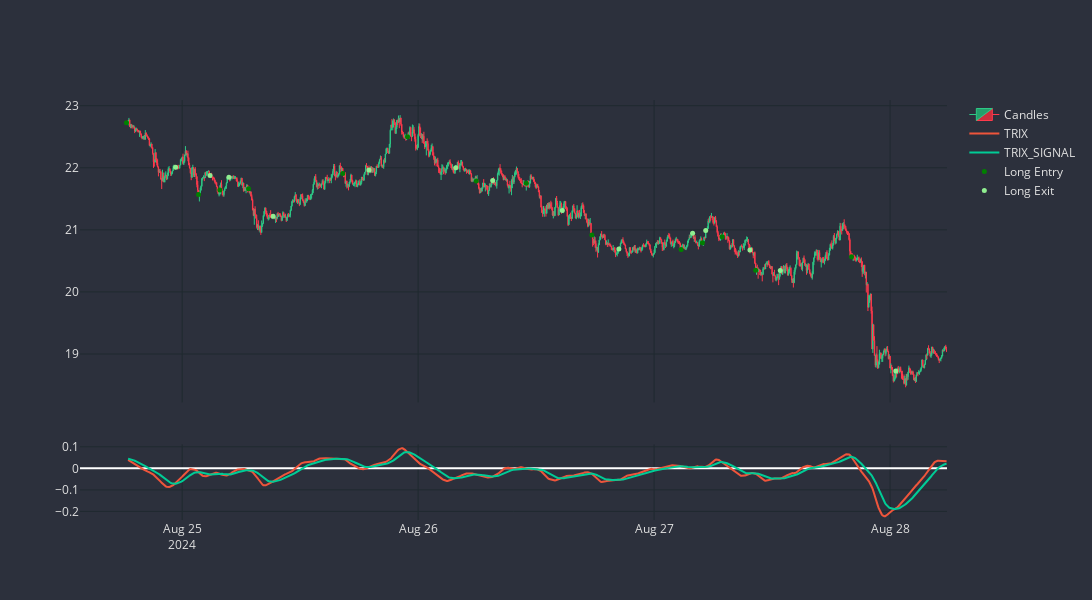

Notebook source saved alongside this figure:
### Code cell
strat.plot(-3000)

### Figure 1 — Plotly figure (JSON) as saved in the notebook; plotly's stock layout.template omitted (floating-point values rounded to 4 significant figures; data arrays with more than 128 entries replaced by an {"elided": "..."} marker saying what was removed)
{"data": [{"close": {"elided": "1000 float values"}, "decreasing": {"fillcolor": "#CC2E3C", "line": {"color": "#FF3A4C"}}, "high": {"elided": "1000 float values"}, "increasing": {"fillcolor": "#24A06B", "line": {"color": "#2EC886"}}, "line": {"width": 1}, "low": {"elided": "1000 float values"}, "name": "Candles", "opacity": 1, "open": {"elided": "1000 float values"}, "type": "candlestick", "x": {"elided": "1000 str values"}, "xaxis": "x", "yaxis": "y"}, {"line": {"width": 2}, "name": "TRIX", "type": "scatter", "x": {"elided": "1000 str values"}, "xaxis": "x2", "y": {"elided": "1000 float values"}, "yaxis": "y2"}, {"line": {"width": 2}, "name": "TRIX_SIGNAL", "type": "scatter", "x": {"elided": "1000 str values"}, "xaxis": "x2", "y": {"elided": "1000 float values"}, "yaxis": "y2"}, {"marker": {"color": "green", "size": 5}, "mode": "markers", "name": "Long Entry", "type": "scatter", "x": ["2024-08-24T18:20:00", "2024-08-25T01:40:00", "2024-08-25T03:50:00", "2024-08-25T06:45:00", "2024-08-25T16:20:00", "2024-08-25T22:55:00", "2024-08-26T05:55:00", "2024-08-26T11:00:00", "2024-08-26T17:40:00", "2024-08-27T02:45:00", "2024-08-27T04:55:00", "2024-08-27T06:55:00", "2024-08-27T10:20:00", "2024-08-27T20:05:00"], "y": [22.73, 21.57, 21.64, 21.66, 21.91, 22.5, 21.79, 21.75, 20.92, 20.68, 20.79, 20.89, 20.35, 20.57]}, {"marker": {"color": "lightgreen", "size": 5}, "mode": "markers", "name": "Long Exit", "type": "scatter", "x": ["2024-08-24T23:20:00", "2024-08-25T02:50:00", "2024-08-25T04:45:00", "2024-08-25T09:15:00", "2024-08-25T19:00:00", "2024-08-26T03:50:00", "2024-08-26T07:35:00", "2024-08-26T14:40:00", "2024-08-26T20:25:00", "2024-08-27T03:55:00", "2024-08-27T05:15:00", "2024-08-27T09:45:00", "2024-08-27T12:50:00", "2024-08-28T00:35:00"], "y": [22.01, 21.88, 21.85, 21.22, 21.96, 22, 21.8, 21.31, 20.69, 20.95, 20.99, 20.67, 20.34, 18.73]}, {"marker": {"color": "red", "size": 5}, "mode": "markers", "name": "Short Entry", "type": "scatter", "x": [], "y": []}, {"marker": {"color": "lightcoral", "size": 5}, "mode": "markers", "name": "Short Exit", "type": "scatter", "x": [], "y": []}], "layout": {"font": {"color": "#E1E1E1", "size": 12}, "height": 600, "paper_bgcolor": "#2C303C", "plot_bgcolor": "#2C303C", "width": 1200, "xaxis": {"anchor": "y", "domain": [0, 1], "gridcolor": "#1F292F", "matches": "x2", "nticks": 5, "rangeslider": {"visible": false}, "showticklabels": false, "type": "date"}, "xaxis2": {"anchor": "y2", "domain": [0, 1], "gridcolor": "#1F292F", "nticks": 5, "rangeslider": {"visible": false}}, "yaxis": {"anchor": "x", "domain": [0.28, 1], "gridcolor": "#1F292F"}, "yaxis2": {"anchor": "x2", "domain": [0, 0.18], "gridcolor": "#1F292F"}}}
